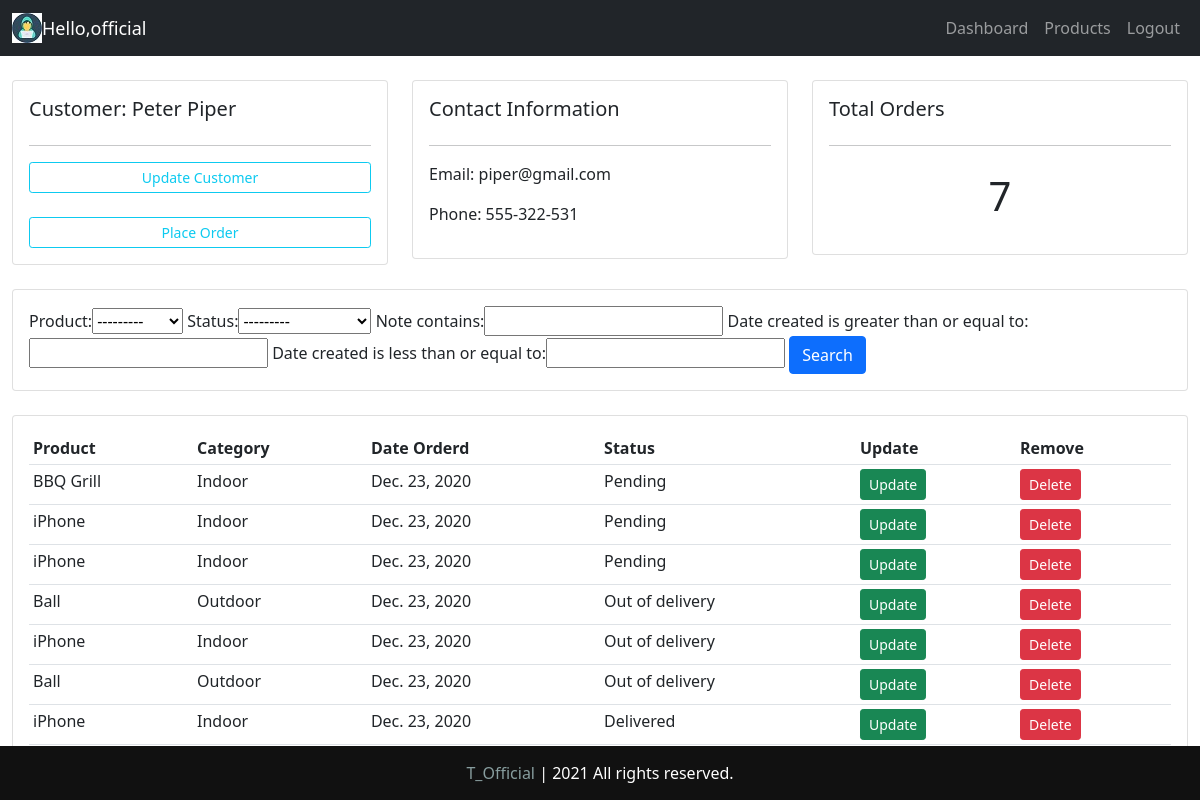
The app's page /customer/1/ (signed in) with its own data.
### accounts/models.py (models this page shows, shortened)
class Customer(models.Model):
    user = models.OneToOneField(
        User, blank=True, null=True, on_delete=models.CASCADE)
    name = models.CharField(max_length=200, null=True)
    phone = models.CharField(max_length=200, null=True)
    email = models.CharField(max_length=200, null=True)
    profile_pic = models.ImageField(
        default="unnamed.jpg", null=True, blank=True)
    date_created = models.DateField(auto_now_add=True, null=True)

class Order(models.Model):
    STATUS = (
        ('Pending', 'Pending'),
        ('Out of delivery', 'Out of delivery'),
        ('Delivered', 'Delivered'),
    )
    customer = models.ForeignKey(
        Customer, null=True, on_delete=models.SET_NULL)
    product = models.ForeignKey(Product, null=True, on_delete=models.SET_NULL)
    date_created = models.DateField(auto_now_add=True, null=True)
    status = models.CharField(max_length=200, null=True, choices=STATUS)
    note = models.CharField(max_length=1000, null=True)

class Product(models.Model):
    CATEGORY = (
        ('Indoor', 'Indoor'),
        ('Outdoor', 'Outdoor'),
    )
    name = models.CharField(max_length=200, null=True)
    price = models.FloatField(null=True)
    category = models.CharField(max_length=200, null=True, choices=CATEGORY)
    description = models.CharField(max_length=200, null=True, blank=True)
    date_created = models.DateField(auto_now_add=True, null=True)
    tags = models.ManyToManyField(Tag)
    def __str__(self):
        return self.name

### accounts/decorators.py (the view)
        def wrapper_func(request, *args, **kwargs):
            group =None
            if request.user.groups.exists():
                group =request.user.groups.all()[0].name
            if group in allowed_roles:
                return view_func(request, *args, **kwargs)
            else:
                return HttpResponse('You are not authorized to view this page')

### accounts/views.py (called while the page is built)
@login_required(login_url ='loginPage')
@allowed_users(allowed_roles=['admin'])
def customer(request, pk):
    customer = Customer.objects.get(id = pk)
    orders = customer.order_set.all()
    order_count = orders.count()
    myFilter = OrderFilter(request.GET, queryset =orders)
    orders = myFilter.qs
    context= {'customer': customer, 'orders': orders, 'order_count':order_count,
	'myFilter':myFilter}
    return render(request, 'accounts/customer.html', context)

### templates/accounts/customer.html
{% extends 'accounts/base.html' %}
{% block content %}
<br>
<div class="row">
	<div class="col-md">
		<div class="card card-body">
			<h5>Customer: {{customer.name}}</h5>
			<hr>
			<a class="btn btn-outline-info  btn-sm btn-block" href="">Update Customer</a>
			<br>
			<a class="btn btn-outline-info  btn-sm btn-block" href="{% url 'create_order' customer.id %}">Place Order</a>
		</div>
	</div>
	<div class="col-md">
		<div class="card card-body">
			<h5>Contact Information</h5>
			<hr>
			<p>Email: {{customer.email}}</p>
			<p>Phone: {{customer.phone}}</p>
		</div>
	</div>
	<div class="col-md">
		<div class="card card-body">
			<h5>Total Orders</h5>
			<hr>
			<h1 style="text-align: center;padding: 10px">{{order_count}}</h1>
		</div>
	</div>
</div>
<br>
<div class="row">
	<div class="col">
		<div class="card card-body">
			<form method="get">
				{{myFilter.form}}
		    <button class="btn btn-primary" type="submit">Search</button>
		  </form>
		</div>
	</div>
</div>
<br>
<div class="row">
	<div class="col-md">
		<div class="card card-body">
			<table class="table table-sm">
				<tr>
					<th>Product</th>
					<th>Category</th>
					<th>Date Orderd</th>
					<th>Status</th>
					<th>Update</th>
					<th>Remove</th>
				</tr>
			{% for order in orders  %}
			<tr>
				<td>{{order.product}}</td>
				<td>{{order.product.category}}</td>
				<td>{{order.date_created}}</td>
				<td>{{order.status}}</td>
				<td><a class="btn btn-sm btn-success" href=""> Update</a></td>
			<td><a class="btn btn-sm btn-danger" href=""> Delete</a></td>
			</tr>
{% endfor %}
			</table>
		</div>
	</div>
</div>
{% endblock content %}

### templates/accounts/navbar.html (shortened to what this page needs)
{% load static %}
<nav class="navbar navbar-expand-md navbar-dark bg-dark">
  <div class="container-fluid">
        <img src="{% static 'images/logo2.jpg' %}">
        <span class="hello-msg">  Hello,{{request.user}}</span>
    <div class="collapse navbar-collapse" id="navbarsExampleDefault">
      <ul class="navbar-nav navbar-right mb-2 mb-md-0">
        {% if request.user.is_staff %}
        <li class="nav-item active">
          <a class="nav-link" href="{% url 'index'%}">Dashboard</a>
        </li>
        <li class="nav-item">
          <a class="nav-link" href="{% url 'products' %}">Products</a>
        </li>
            <li class="nav-item">
              <a class="nav-link " href="{% url 'logoutPage' %}">Logout</a>
            </li>
        {% endif %}
      </ul>
    </div>
    </nav>

### static/css/style.css (style rules this page uses)
body { background-color: #ebeff5; }

### templates/accounts/navbar.html (style rules this page uses)
.hello-msg { font-size: 18px; color: #fff; margin-right: 20px; }

### records on screen
Customer: name "Peter Piper", email "piper@gmail.com", phone "555-322-531"
Order: product "BBQ Grill", product.category "Indoor", date_created "Dec. 23, 2020", status "Pending"
Order: product "iPhone", product.category "Indoor", date_created "Dec. 23, 2020", status "Pending"
Order: product "iPhone", product.category "Indoor", date_created "Dec. 23, 2020", status "Pending"
Order: product "Ball", product.category "Outdoor", date_created "Dec. 23, 2020", status "Out of delivery"
Order: product "iPhone", product.category "Indoor", date_created "Dec. 23, 2020", status "Out of delivery"
Order: product "Ball", product.category "Outdoor", date_created "Dec. 23, 2020", status "Out of delivery"
Order: product "iPhone", product.category "Indoor", date_created "Dec. 23, 2020", status "Delivered"

### other values on screen
{{ request.user }} "official"
{{ order_count }} "7"
